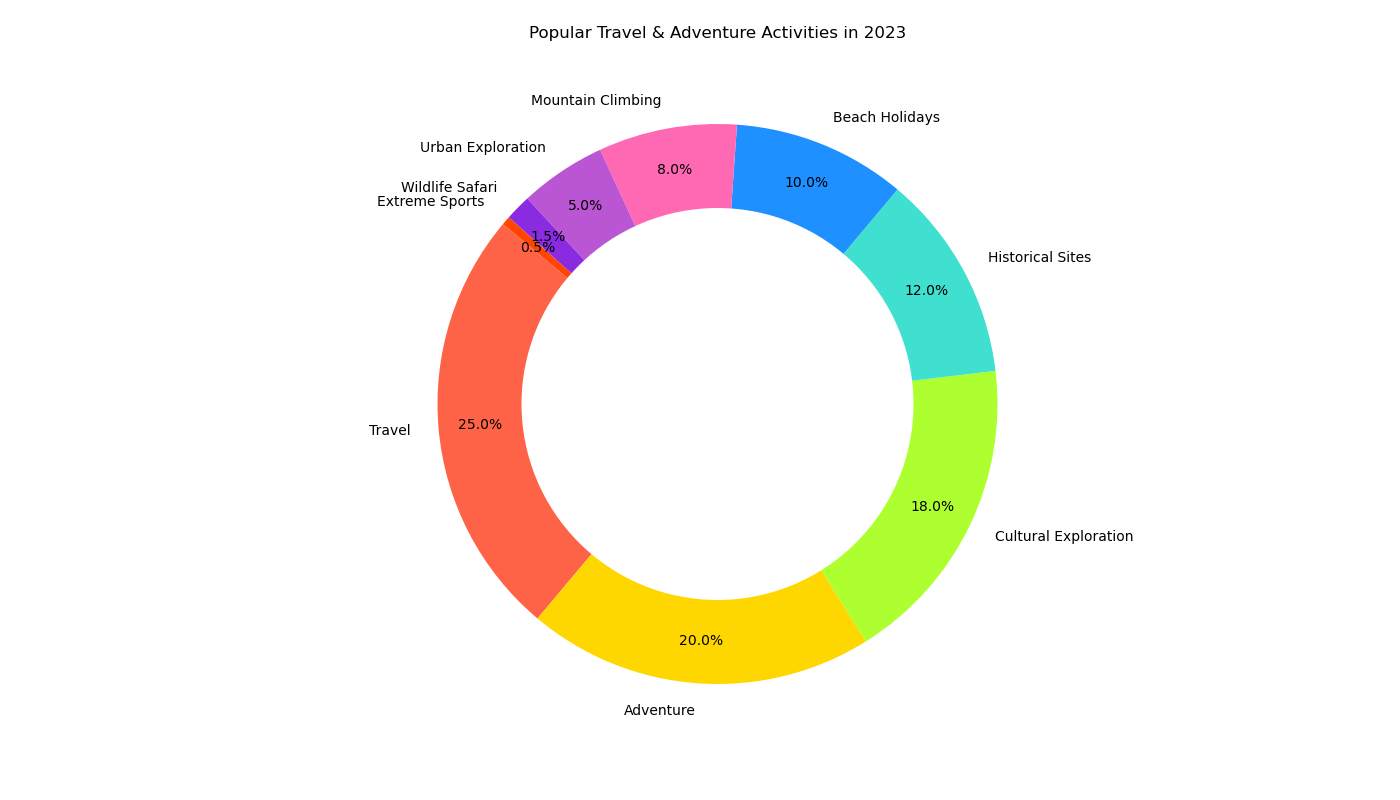

The Python source for this figure:

import matplotlib.pyplot as plt

# Data for the pie chart
categories = ['Travel', 'Adventure', 'Cultural Exploration', 'Historical Sites', 'Beach Holidays', 'Mountain Climbing', 'Urban Exploration', 'Wildlife Safari', 'Extreme Sports']
values = [25.0, 20.0, 18.0, 12.0, 10.0, 8.0, 5.0, 1.5, 0.5]

# Colors for each section of the pie chart
colors = ['#FF6347', '#FFD700', '#ADFF2F', '#40E0D0', '#1E90FF', '#FF69B4', '#BA55D3', '#8A2BE2', '#FF4500']

# Create a pie chart
plt.figure(figsize=(14, 8))  # Modify the size of the chart
plt.pie(values, labels=categories, colors=colors, startangle=140, autopct='%1.1f%%', pctdistance=0.85)

# Draw a circle at the center to turn the pie chart into a donut chart
centre_circle = plt.Circle((0, 0), 0.70, fc='white')
fig = plt.gcf()
fig.gca().add_artist(centre_circle)

# Set the title of the chart
plt.title('Popular Travel & Adventure Activities in 2023', y=1.08)

# Equal aspect ratio ensures that pie is drawn as a circle
plt.axis('equal')

# Show the chart
plt.show()
